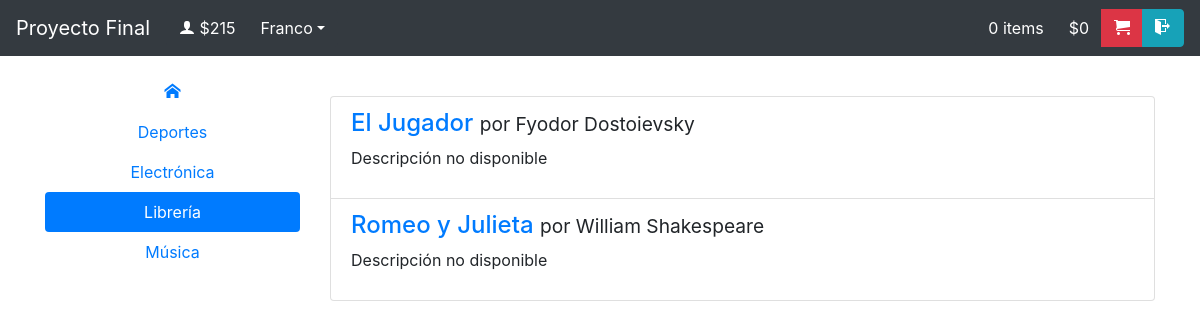
The page /showCat.php?sectID=1 (signed in) on the database its author committed.
### tables this page shows
CREATE TABLE IF NOT EXISTS `section` (
  `SectionID` tinyint(4) NOT NULL AUTO_INCREMENT,
  `SectionName` varchar(30) NOT NULL,
  PRIMARY KEY (`SectionID`),
  UNIQUE KEY `SectionName` (`SectionName`)
);

CREATE TABLE IF NOT EXISTS `article` (
  `ID` varchar(16) NOT NULL,
  `Name` varchar(30) NOT NULL,
  `MadeBy` varchar(30) NOT NULL,
  `Image` varchar(100) DEFAULT NULL,
  `Description` varchar(250) NOT NULL DEFAULT 'Descripción no disponible',
  `Price` decimal(8,2) NOT NULL,
  `Stock` tinyint(4) NOT NULL,
  `SectionID` tinyint(4) NOT NULL,
  PRIMARY KEY (`ID`),
  KEY `SectionID` (`SectionID`)
);

### Include/ClaseBD.class.php (called while the page is built, shortened)
<?php
class DBShop
{
    private $db;
    public function __construct()
    {
        if ($this->db = new mysqli('localhost', 'root', '', 'Shop'))
        {
            ;
        } else {
                $this->db = new mysqli('localhost', '', '', 'Shop');
        }
        if ($this->db->connect_errno) {
            printf('Falló la conexión con MySQL. Error: ' . $this->db->connect_error);
        } else {
            $this->db->set_charset('UTF-8');
        }
    }
    public function GetSections()
    {
        $query  = "SELECT * FROM Section ORDER BY SectionName";
        $result = $this->db->query($query);
        while ($row = $result->fetch_row()) {
            $sections[] = array(
                'SectID'   => $row[0],
                'SectName' => $row[1],
            );
        }
        return $sections;
    }
    public function GetArticles($id)
    {
        $query  = "SELECT A.Name, A.MadeBy, A.Image, A.Description, A.ID FROM Section S INNER JOIN Article A ON S.SectionID = A.SectionID WHERE S.SectionID = " . $id . " ORDER BY Name";
        $result = $this->db->query($query);
        if (!$result->num_rows) {
            $result->close();
            return 0;
        } else {
            while ($row = $result->fetch_row()) {
                $arts[] = array(
                    'Name'        => $row[0],
                    'MadeBy'      => $row[1],
                    'Image'       => $row[2],
                    'Description' => $row[3],
                    'ID'          => $row[4],
                );
            }
            return $arts;
        }
    }
}

### showCat.php (the view, shortened to what this page needs)
<?php require 'Include/security.php';require_once 'Include/Funciones.php';
$SectionID = $_GET['sectID'];
$articles = GetCatalogue($SectionID);
?>
<!DOCTYPE html>
<html lang="es">
<head>
	<link rel="stylesheet" href="Bootstrap/CSS/bootstrap.css">
    <link rel="stylesheet" href="Fonts/style.css"/>
</head>
<body>
    <?php include_once 'Include/nav.php'; ?>
	<div class="container mt-3">
        <div class="row">
            <aside class="col-lg-3">
                <?php DisplaySections(); ?>
            </aside>
            <section class="col-lg-9">
<?php
if (!$articles) {
    print('<h3 class="text-center mt-4">No hay productos en esta sección.</h3>');
} else {
    print('<ul class="list-group mt-4">');
    foreach ($articles as $art) {
        print('
                <li class="list-group-item">
                    <h4 class="list-group-item-heading d-block"><a href="showArt.php?artID=' . $art["ID"] . '">' . $art["Name"] . '</a> <small>por ' . $art["MadeBy"] . '</small></h4>
                    <p class="list-group-item-text">' . $art["Description"] . '</p>
                </li>
        ');
    }
    print('</ul>');
}
?>
            </section>
        </div>
	</div>
</body>
</html>

### Include/Funciones.php (shortened to what this page needs)
<?php
require_once 'ClaseBD.class.php';
function DisplaySections()
{
    $BD       = new DBShop;
    $sections = $BD->GetSections();
    print('<nav id="sections" class="nav nav-pills flex-column nav-justified">
        <a class="nav-item nav-link active" href="index.php"><span class="icon-home"></span></a>
    ');
    foreach ($sections as $sec) {
        print('<a href="showCat.php?sectID=' . $sec['SectID'] . '" class="nav-item nav-link">' . $sec['SectName'] . '</a>');
    }
    print('</nav>');
}
function GetCatalogue($ID)
{
    $BD       = new DBShop;
    $articles = $BD->GetArticles($ID);
    return $articles;
}

### rows shown on the page
section: SectionName "Deportes"
section: SectionName "Electrónica"
section: SectionName "Librería"
section: SectionName "Música"
article: Name "El Jugador", MadeBy "Fyodor Dostoievsky", Description "Descripción no disponible"
article: Name "Romeo y Julieta", MadeBy "William Shakespeare", Description "Descripción no disponible"

### other values the page prints
$_SESSION["Wallet"] "215"
$_SESSION["usuario"] "Franco"
$_SESSION["items"] "0"
$_SESSION["total"] "0"
